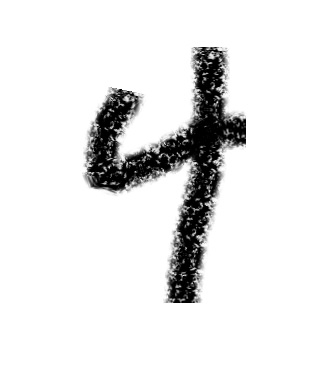
#> input picture 4.jpg, 336 x 365 px, found by its file name
$ python _pic_to_arr_uint8.py
#> lines starting #> are read from the running program, lines starting #| are printed output that depends on the picture
import numpy as np
import matplotlib.pyplot as plt
from PIL import Image

image_name = "ImgData\\4.jpg"

image = Image.open(image_name).convert("L")
image = image.resize((28, 28), Image.Resampling.LANCZOS)
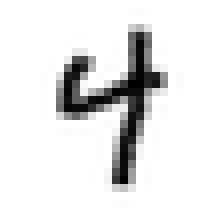
#> image: PIL image 28x28 L (shown 8 times larger); min 0, max 255, mean 230.5
image = np.array(image)
image = 255 - image
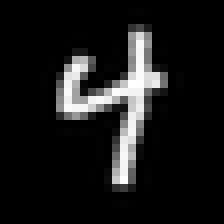
#> image: shape (28, 28) (shown 8 times larger); min 0, max 255, mean 24.5


def plot_image(img):
    fig = plt.gcf()
    fig.set_size_inches(2, 2)
    plt.imshow(img, cmap="binary")
    plt.show()


plot_image(image)
c_array = image.flatten()
#> c_array = 784 values, max 255 at index 296, min 0 at index 0, mean 24.53
print("{", end="")
for i in range(28 * 28 - 1):
    print(f"{c_array[i]}, ", end="")
#> this loop made 783 passes
#| 0,
#| 0,
#| 0,
#| 0,
#| 0,
#| 0,
#| 0,
#| 0,
#> (further printed lines are left out)
print(c_array[28 * 28 - 1], end="")
#| 0
print("}", end="")

$ run again, with 5.jpg copied over 4.jpg
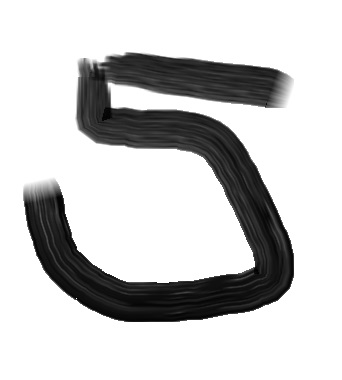
#> input picture 5.jpg, 342 x 380 px, found by its file name
#> `image = image.resize((28, 28), Image.Resampling.LANCZOS)`:
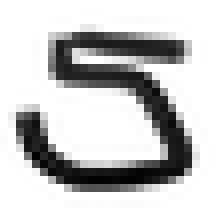
#> image: PIL image 28x28 L (shown 8 times larger); min 2, max 255, mean 201.5
#> `image = 255 - image`:
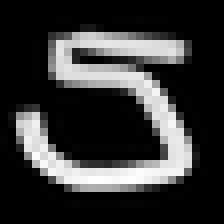
#> image: shape (28, 28) (shown 8 times larger); min 0, max 253, mean 53.5
#> c_array = 784 values, max 253 at index 627, min 0 at index 0, mean 53.54
#> the loop `for i in range(28 * 28 - 1):` made 783 passes
#| 0,
#| 0,
#| 0,
#| 0,
#| 0,
#> (further printed lines are left out)
#| 0

$ run again, with 7.jpg copied over 4.jpg
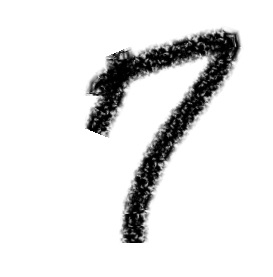
#> input picture 7.jpg, 273 x 277 px, found by its file name
#> `image = image.resize((28, 28), Image.Resampling.LANCZOS)`:
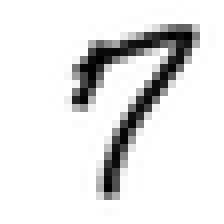
#> image: PIL image 28x28 L (shown 8 times larger); min 0, max 255, mean 227.7
#> `image = 255 - image`:
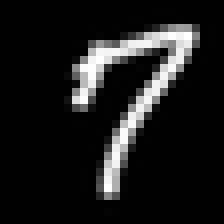
#> image: shape (28, 28) (shown 8 times larger); min 0, max 255, mean 27.3
#> c_array = 784 values, max 255 at index 135, min 0 at index 0, mean 27.32
#> the loop `for i in range(28 * 28 - 1):` made 783 passes
#| 0,
#| 0,
#| 0,
#| 0,
#| 0,
#> (further printed lines are left out)
#| 0
